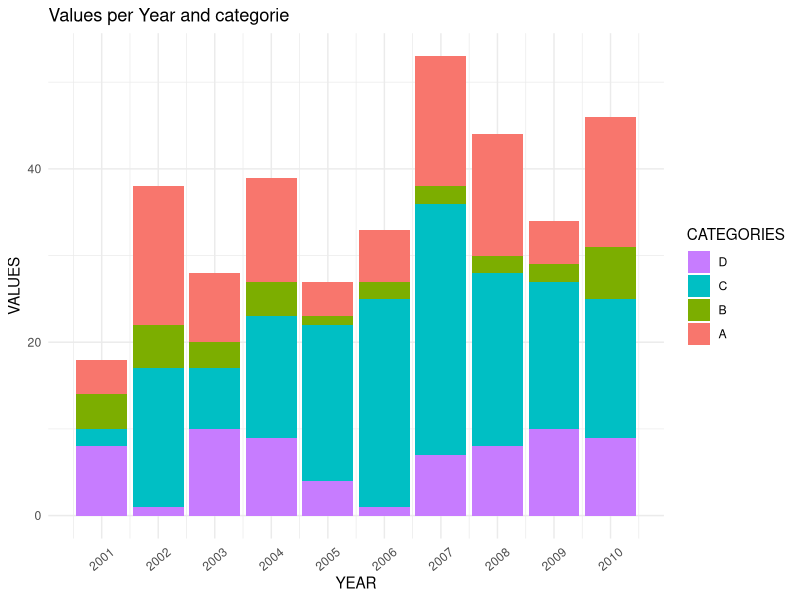
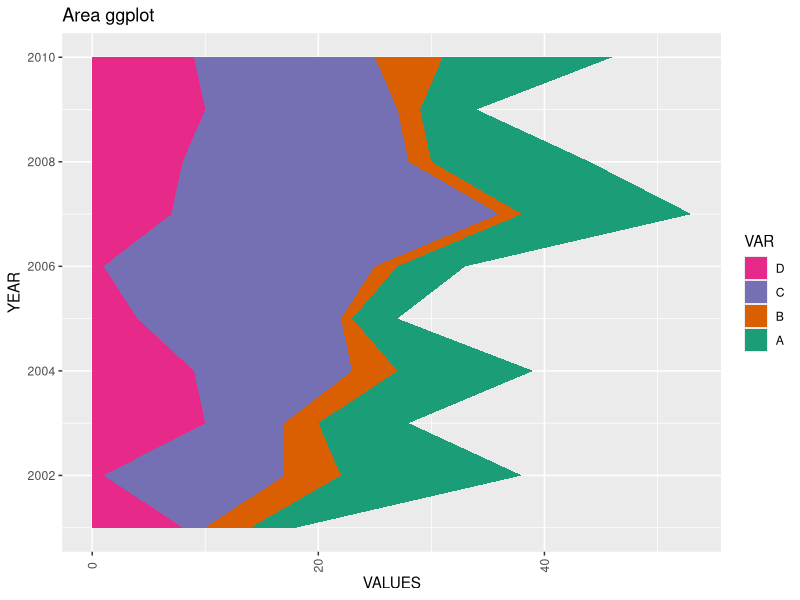
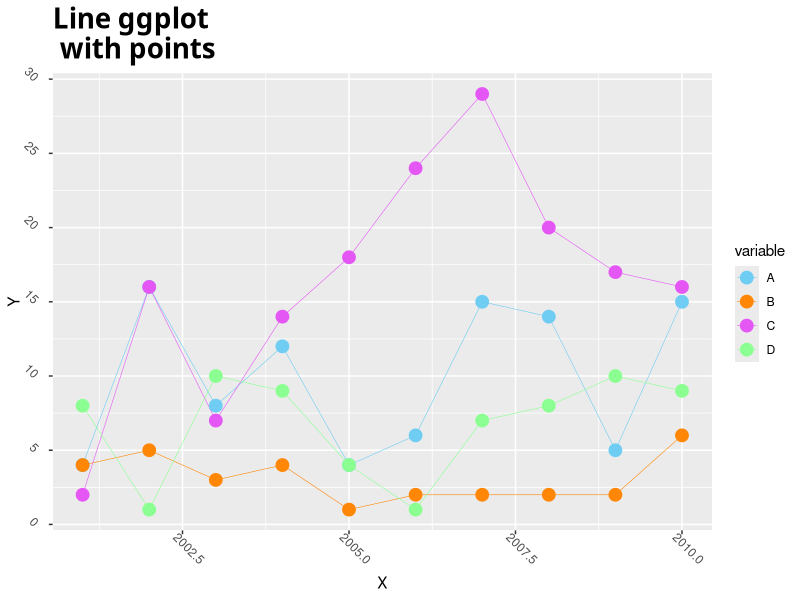

Here is the R script that generated these plots, in order:
if(!require(ggplot2)) { 
  install.packages("ggplot2", repos="http://cran.us.r-project.org")
  require(ggplot2)
}

# first fill some vectors with random numbers
a <- sample(1:20, 10, replace=T)
b <- sample(1:6, 10, replace=T)
c <- sample(1:30, 10, replace=T)
d <- sample(1:10, 10, replace=T)
# as a reminder: this function generates a vector of ten random numbers out of
# the intervall one to 20/6/30/10. If replace is = T or = TRUE this means 
# there can be duplicates of the same number in the sample

# going for the structured data frame
gg_data <- data.frame(year = c(rep((2001:2010), length(nrow))),
                      value = c(a, b, c, d),
                      variable = c(rep("A", length(a)), 
                                   rep("B", length(b)),
                                   rep("C", length(c)), 
                                   rep("D", length(d))
                      )
)


## ggplotting

# stacked barplot
ggplot(data = gg_data, aes(x = year, y = value, fill = variable)) + geom_bar(stat = "identity") +
ggtitle("Values per Year and categorie") + # add a title
xlab("YEAR") + # change axis labels
ylab("VALUES") +
guides(fill=guide_legend(title="CATEGORIES", reverse = T)) + # change legend title and order of shown variables
theme_minimal() + # change theme
scale_x_continuous(breaks=seq(2000,2010,1), # add specific breaks and labels for the x-axis 
                   labels=abs(seq(2000,2010,1))) +
theme(axis.text.x = element_text(angle=40, vjust=0.5)) # change angle of x-labels

# Area Plot
ggplot(data = gg_data, aes(x = year, y = value, fill = variable)) +
  geom_area() +
  ggtitle("Area ggplot") +
  theme(plot.title=element_text(family="Arial", face="bold", size=14)) +
  xlab("YEAR") +
  ylab("VALUES") +
  guides(fill=guide_legend(title="VAR", reverse = T)) +
  theme_grey() +
  scale_x_continuous(breaks=seq(2000,2010,2),
                     labels=abs(seq(2000,2010,2))) +
  theme(axis.text.x = element_text(angle= 90, vjust=0.5)) +
  scale_fill_brewer(palette="Dark2") +
  coord_flip()

# Line Plot
ggplot(data = gg_data, aes(x = year, y = value, colour = variable)) + # colour, not fill!
  geom_line(size = 0.2) +
  geom_point(size = 4) +
  ggtitle("Line ggplot \n with points") + 
  theme(plot.title=element_text(family="Times New", face="bold", size=20)) +
  xlab("X") +
  ylab("Y") +
# what about the y-labelling?  
  scale_y_continuous(breaks=seq(0,30,5),
                     labels=abs(seq(0,30,5))) +
  theme(axis.text.x = element_text(angle = - 45, vjust = -0.5), axis.text.y = element_text(angle = -45, vjust = 0.5)) + 
# changing colours manually  
  scale_colour_manual(values = c( "A" = "#6FCCF3", "B" = "#FF8705", "C" = "#E557F5", "D" = "#8BFF92"), drop = F)
# the same works for geom_bar and geom_area if you use "scale_fill_manual() instead!